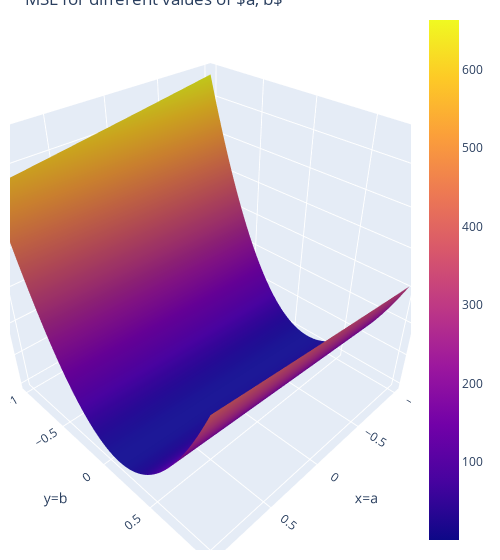

Notebook source saved alongside this figure:
### Markdown cell above
---
## 互动可视化
**Visual Solution** (not graded): Feel free to interact with the below plot and verify that the $\hat{a}$ and $\hat{b}$ you computed using either method above minimize the MSE. In the cell below  we plot the mean squared error for different parameter values. Note that now that we have two parameters, we have a 3D MSE surface plot.

Rotate the data around and zoom in and out using your trackpad or the controls at the top right of the figure. If you get an error that your browser does not support webgl, you may need to restart your kernel and/or browser.

### Code cell
# just run this cell
import itertools
import plotly.graph_objects as go

a_values = np.linspace(-1, 1, 80)
b_values = np.linspace(-1,1, 80)
mse_values = [mse_tips_linear(a, b) \
              for a, b in itertools.product(a_values, b_values)]
mse_values = np.reshape(mse_values, (len(a_values), len(b_values)), order='F')
fig = go.Figure(data=[go.Surface(x=a_values, y=b_values, z=mse_values)])
fig.update_layout(
    title=r'MSE for different values of $a, b$',
    autosize=False,
    scene = dict(
                    xaxis_title='x=a',
                    yaxis_title='y=b',
                    zaxis_title='z=MSE'),
                    width=500,
                    margin=dict(r=20, b=10, l=10, t=10))
fig.show()

### Figure 1 — Plotly figure (JSON) as saved in the notebook; plotly's stock layout.template omitted (floating-point values rounded to 4 significant figures; data arrays with more than 128 entries replaced by an {"elided": "..."} marker saying what was removed)
{"data": [{"type": "surface", "x": [-1, -0.9747, -0.9494, -0.9241, -0.8987, -0.8734, -0.8481, -0.8228, -0.7975, -0.7722, -0.7468, -0.7215, -0.6962, -0.6709, -0.6456, -0.6203, -0.5949, -0.5696, -0.5443, -0.519, -0.4937, -0.4684, -0.443, -0.4177, -0.3924, -0.3671, -0.3418, -0.3165, -0.2911, -0.2658, -0.2405, -0.2152, -0.1899, -0.1646, -0.1392, -0.1139, -0.08861, -0.06329, -0.03797, -0.01266, 0.01266, 0.03797, 0.06329, 0.08861, 0.1139, 0.1392, 0.1646, 0.1899, 0.2152, 0.2405, 0.2658, 0.2911, 0.3165, 0.3418, 0.3671, 0.3924, 0.4177, 0.443, 0.4684, 0.4937, 0.519, 0.5443, 0.5696, 0.5949, 0.6203, 0.6456, 0.6709, 0.6962, 0.7215, 0.7468, 0.7722, 0.7975, 0.8228, 0.8481, 0.8734, 0.8987, 0.9241, 0.9494, 0.9747, 1], "y": [-1, -0.9747, -0.9494, -0.9241, -0.8987, -0.8734, -0.8481, -0.8228, -0.7975, -0.7722, -0.7468, -0.7215, -0.6962, -0.6709, -0.6456, -0.6203, -0.5949, -0.5696, -0.5443, -0.519, -0.4937, -0.4684, -0.443, -0.4177, -0.3924, -0.3671, -0.3418, -0.3165, -0.2911, -0.2658, -0.2405, -0.2152, -0.1899, -0.1646, -0.1392, -0.1139, -0.08861, -0.06329, -0.03797, -0.01266, 0.01266, 0.03797, 0.06329, 0.08861, 0.1139, 0.1392, 0.1646, 0.1899, 0.2152, 0.2405, 0.2658, 0.2911, 0.3165, 0.3418, 0.3671, 0.3924, 0.4177, 0.443, 0.4684, 0.4937, 0.519, 0.5443, 0.5696, 0.5949, 0.6203, 0.6456, 0.6709, 0.6962, 0.7215, 0.7468, 0.7722, 0.7975, 0.8228, 0.8481, 0.8734, 0.8987, 0.9241, 0.9494, 0.9747, 1], "z": {"elided": "80x80 float values"}}], "layout": {"autosize": false, "margin": {"b": 10, "l": 10, "r": 20, "t": 10}, "scene": {"xaxis": {"title": {"text": "x=a"}}, "yaxis": {"title": {"text": "y=b"}}, "zaxis": {"title": {"text": "z=MSE"}}}, "title": {"text": "MSE for different values of $a, b$"}, "width": 500}}
